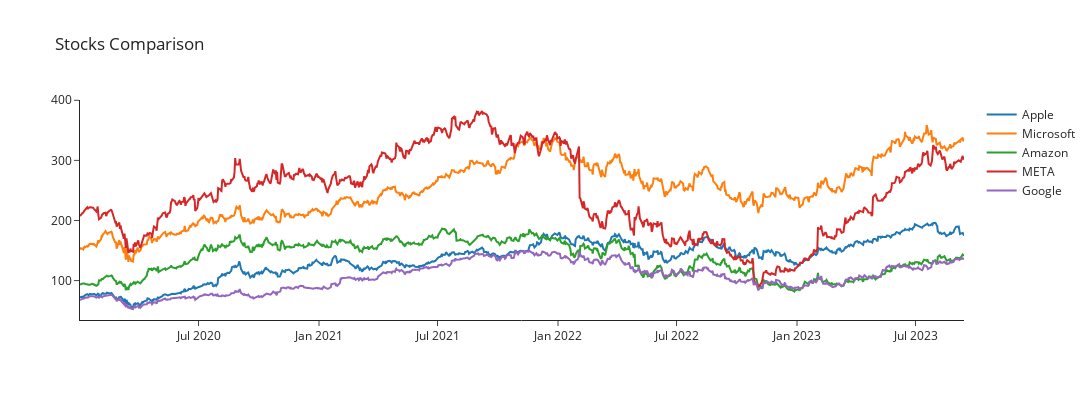

Notebook source saved alongside this figure:
### Markdown cell above
### First let's compare the stocks in a simple graphic

### Code cell
fig = go.Figure()
fig.add_trace(go.Scatter(name='Apple', x=df.index, y=df['AAPL']))
fig.add_trace(go.Scatter(name='Microsoft', x=df.index, y=df['MSFT']))
fig.add_trace(go.Scatter(name='Amazon', x=df.index, y=df['AMZN']))
fig.add_trace(go.Scatter(name='META', x=df.index, y=df['META']))
fig.add_trace(go.Scatter(name='Google', x=df.index, y=df['GOOGL']))

fig.update_layout(title_text='Stocks Comparison', template='simple_white', width=1500, height=400)
fig.show()

### Figure 1 — Plotly figure (JSON) as saved in the notebook; plotly's stock layout.template omitted (floating-point values rounded to 4 significant figures; data arrays with more than 128 entries replaced by an {"elided": "..."} marker saying what was removed)
{"data": [{"name": "Apple", "type": "scatter", "x": {"elided": "931 str values"}, "y": {"elided": "931 float values"}}, {"name": "Microsoft", "type": "scatter", "x": {"elided": "931 str values"}, "y": {"elided": "931 float values"}}, {"name": "Amazon", "type": "scatter", "x": {"elided": "931 str values"}, "y": {"elided": "931 float values"}}, {"name": "META", "type": "scatter", "visible": true, "x": {"elided": "931 str values"}, "y": {"elided": "931 float values"}}, {"name": "Google", "type": "scatter", "x": {"elided": "931 str values"}, "y": {"elided": "931 float values"}}], "layout": {"height": 400, "title": {"text": "Stocks Comparison"}, "width": 1500, "xaxis": {"autorange": true, "range": ["2020-01-02", "2023-09-13"], "type": "date"}, "yaxis": {"autorange": true, "range": [34.4, 400.5], "type": "linear"}}}
